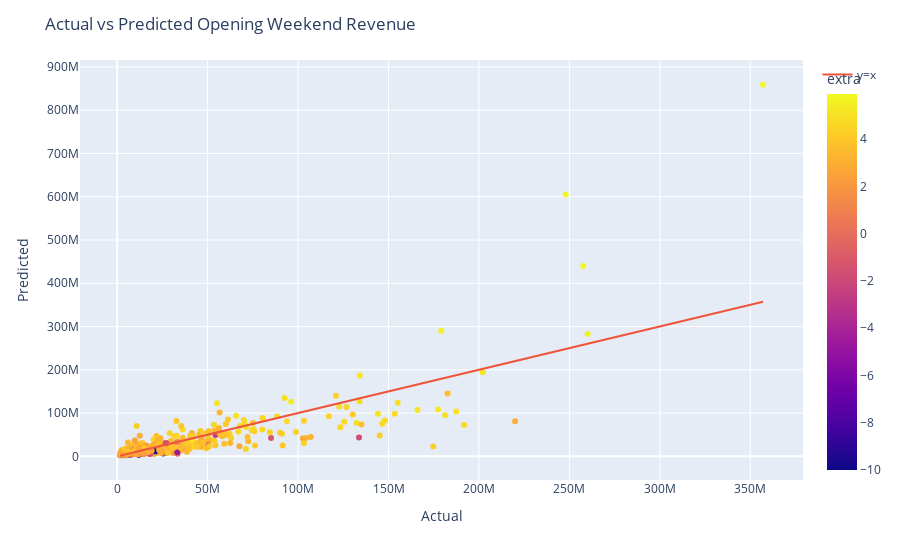

The code cell stored with this chart in its notebook:
### Code cell
# print all columns that start with production_method
print([col for col in X_train.columns if col.startswith("production_method")])

formula = "log_opening_wide_revenue ~ normalized_metacritic_before_wide_friday_calculated + log_top_5_trailer_views + normalized_wikipedia_pre_release_cumulative_views + log_budget : metacritic_before_wide_friday_calculated + in_franchise : metacritic_before_wide_friday_calculated + creative_type_Kids_Fiction : metacritic_before_wide_friday_calculated"

# "metacritic_review_count",
# "metacritic_score_calculated",
# "metacritic_monday_before_wide_friday_calculated",
# "metacritic_before_wide_friday_calculated",
# "metacritic_before_first_day_calculated"

# add in the interactions
model_simple_glm = smf.glm(formula=formula, data=X_train).fit()

pred_simple_glm = model_simple_glm.predict(X_test)

pred_simple_glm = np.exp(pred_simple_glm)

print("RMSE:", root_mean_squared_error(y_test, pred_simple_glm))
print(model_simple_glm.summary())

train_pred = model_simple_glm.predict(X_train)
train_pred = np.exp(train_pred)

# print predictions vs actual within training data
training_data = pd.DataFrame(
    {
        "actual": y_train,
        "predicted": train_pred,
        "title": X_train["title"],
        "extra": X_train["log_wikipedia_pre_release_cumulative_views"],
    }
)

# write to a file
training_data.to_csv("training_data.csv")

fig = px.scatter(training_data, x="actual", y="predicted", hover_name="title", color="extra")
fig.add_trace(go.Scatter(x=training_data["actual"], y=training_data["actual"], mode="lines", name="y=x"))
fig.update_layout(title="Actual vs Predicted Opening Weekend Revenue", xaxis_title="Actual", yaxis_title="Predicted")

### Figure 1 — Plotly figure (JSON) as saved in the notebook; plotly's stock layout.template omitted (floating-point values rounded to 4 significant figures; data arrays with more than 128 entries replaced by an {"elided": "..."} marker saying what was removed)
{"data": [{"hovertemplate": "<b>%{hovertext}</b><br><br>actual=%{x}<br>predicted=%{y}<br>extra=%{marker.color}<extra></extra>", "hovertext": {"elided": "677 str values"}, "legendgroup": "", "marker": {"color": {"elided": "677 float values"}, "coloraxis": "coloraxis", "symbol": "circle"}, "mode": "markers", "name": "", "orientation": "v", "showlegend": false, "type": "scatter", "x": {"elided": "677 int values"}, "xaxis": "x", "y": {"elided": "677 float values"}, "yaxis": "y"}, {"mode": "lines", "name": "y=x", "type": "scatter", "x": {"elided": "677 int values"}, "y": {"elided": "677 int values"}}], "layout": {"coloraxis": {"colorbar": {"title": {"text": "extra"}}, "colorscale": [[0, "#0d0887"], [0.1111, "#46039f"], [0.2222, "#7201a8"], [0.3333, "#9c179e"], [0.4444, "#bd3786"], [0.5556, "#d8576b"], [0.6667, "#ed7953"], [0.7778, "#fb9f3a"], [0.8889, "#fdca26"], [1, "#f0f921"]]}, "legend": {"tracegroupgap": 0}, "margin": {"t": 60}, "title": {"text": "Actual vs Predicted Opening Weekend Revenue"}, "xaxis": {"anchor": "y", "domain": [0, 1], "title": {"text": "Actual"}}, "yaxis": {"anchor": "x", "domain": [0, 1], "title": {"text": "Predicted"}}}}
